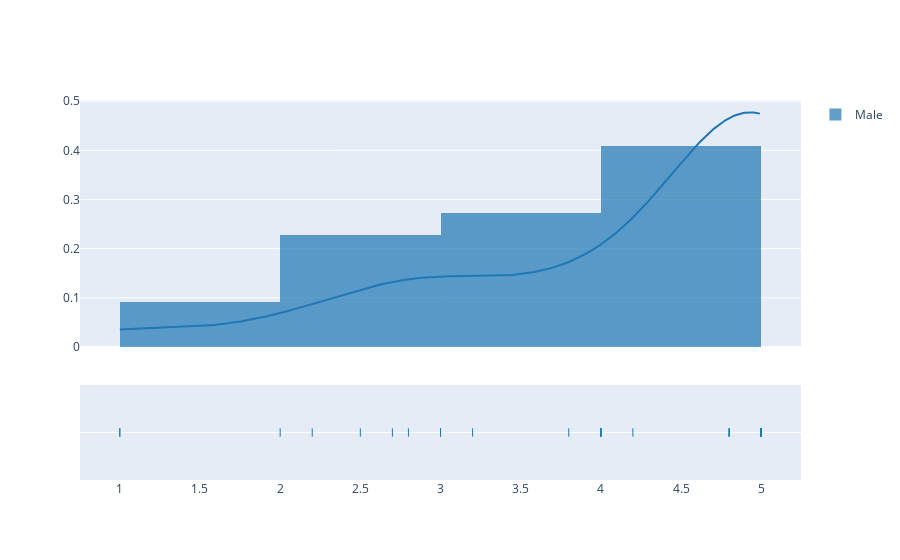
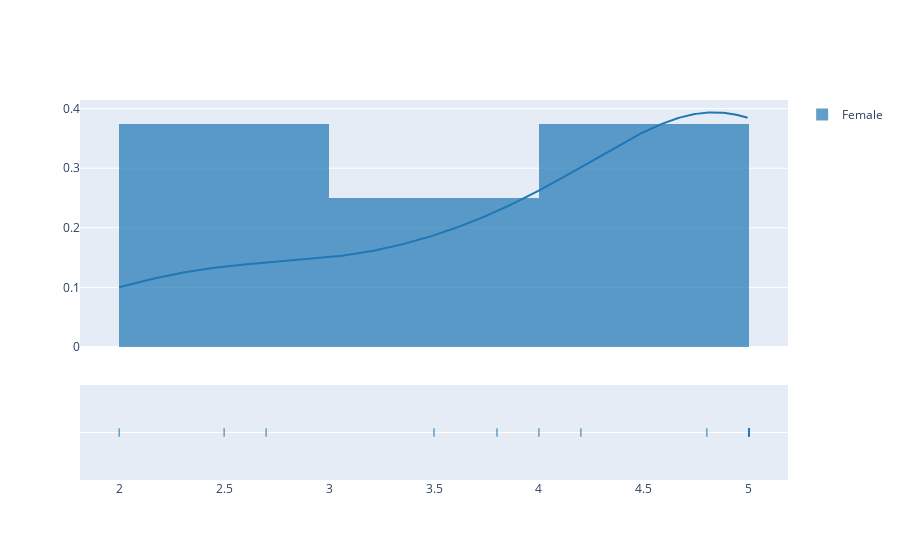

The code cell stored with these charts, in order, in its notebook:
### Code cell
fig_hist = ff.create_distplot([day_1_1[day_1_1['Gender']=='M']['Agreement']], group_labels=['Male'])
fig_f  = ff.create_distplot([day_1_1[day_1_1['Gender']=='F']['Agreement']], group_labels=['Female'])
fig_hist.show()
fig_f.show()

### Figure 1 — Plotly figure (JSON) as saved in the notebook; plotly's stock layout.template omitted (floating-point values rounded to 4 significant figures; data arrays with more than 128 entries replaced by an {"elided": "..."} marker saying what was removed)
{"data": [{"autobinx": false, "histnorm": "probability density", "legendgroup": "Male", "marker": {"color": "rgb(31, 119, 180)"}, "name": "Male", "opacity": 0.7, "type": "histogram", "x": [4, 4, 2.5, 5, 5, 5, 5, 4.8, 5, 3, 2.2, 5, 5, 4.8, 4, 3.8, 2, 5, 5, 4, 2.7, 5, 5, 4.2, 5, 5, 5, 5, 3, 5, 5, 1, 3.2, 5, 5, 5, 5, 4, 5, 2.8, 5, 1, 3, 3, 5, 5, 4.8, 5], "xaxis": "x", "xbins": {"end": 5, "size": 1, "start": 1}, "yaxis": "y"}, {"legendgroup": "Male", "marker": {"color": "rgb(31, 119, 180)"}, "mode": "lines", "name": "Male", "showlegend": false, "type": "scatter", "x": {"elided": "500 float values"}, "xaxis": "x", "y": {"elided": "500 float values"}, "yaxis": "y"}, {"legendgroup": "Male", "marker": {"color": "rgb(31, 119, 180)", "symbol": "line-ns-open"}, "mode": "markers", "name": "Male", "showlegend": false, "type": "scatter", "x": [4, 4, 2.5, 5, 5, 5, 5, 4.8, 5, 3, 2.2, 5, 5, 4.8, 4, 3.8, 2, 5, 5, 4, 2.7, 5, 5, 4.2, 5, 5, 5, 5, 3, 5, 5, 1, 3.2, 5, 5, 5, 5, 4, 5, 2.8, 5, 1, 3, 3, 5, 5, 4.8, 5], "xaxis": "x", "y": ["Male", "Male", "Male", "Male", "Male", "Male", "Male", "Male", "Male", "Male", "Male", "Male", "Male", "Male", "Male", "Male", "Male", "Male", "Male", "Male", "Male", "Male", "Male", "Male", "Male", "Male", "Male", "Male", "Male", "Male", "Male", "Male", "Male", "Male", "Male", "Male", "Male", "Male", "Male", "Male", "Male", "Male", "Male", "Male", "Male", "Male", "Male", "Male"], "yaxis": "y2"}], "layout": {"barmode": "overlay", "hovermode": "closest", "legend": {"traceorder": "reversed"}, "xaxis": {"anchor": "y2", "domain": [0, 1], "zeroline": false}, "yaxis": {"anchor": "free", "domain": [0.35, 1], "position": 0}, "yaxis2": {"anchor": "x", "domain": [0, 0.25], "dtick": 1, "showticklabels": false}}}

### Figure 2 — Plotly figure (JSON) as saved in the notebook; plotly's stock layout.template omitted (floating-point values rounded to 4 significant figures; data arrays with more than 128 entries replaced by an {"elided": "..."} marker saying what was removed)
{"data": [{"autobinx": false, "histnorm": "probability density", "legendgroup": "Female", "marker": {"color": "rgb(31, 119, 180)"}, "name": "Female", "opacity": 0.7, "type": "histogram", "x": [5, 5, 5, 5, 3.5, 2.5, 5, 4, 5, 2.7, 2, 4.2, 3.8, 4.8, 5], "xaxis": "x", "xbins": {"end": 5, "size": 1, "start": 2}, "yaxis": "y"}, {"legendgroup": "Female", "marker": {"color": "rgb(31, 119, 180)"}, "mode": "lines", "name": "Female", "showlegend": false, "type": "scatter", "x": {"elided": "500 float values"}, "xaxis": "x", "y": {"elided": "500 float values"}, "yaxis": "y"}, {"legendgroup": "Female", "marker": {"color": "rgb(31, 119, 180)", "symbol": "line-ns-open"}, "mode": "markers", "name": "Female", "showlegend": false, "type": "scatter", "x": [5, 5, 5, 5, 3.5, 2.5, 5, 4, 5, 2.7, 2, 4.2, 3.8, 4.8, 5], "xaxis": "x", "y": ["Female", "Female", "Female", "Female", "Female", "Female", "Female", "Female", "Female", "Female", "Female", "Female", "Female", "Female", "Female"], "yaxis": "y2"}], "layout": {"barmode": "overlay", "hovermode": "closest", "legend": {"traceorder": "reversed"}, "xaxis": {"anchor": "y2", "domain": [0, 1], "zeroline": false}, "yaxis": {"anchor": "free", "domain": [0.35, 1], "position": 0}, "yaxis2": {"anchor": "x", "domain": [0, 0.25], "dtick": 1, "showticklabels": false}}}
